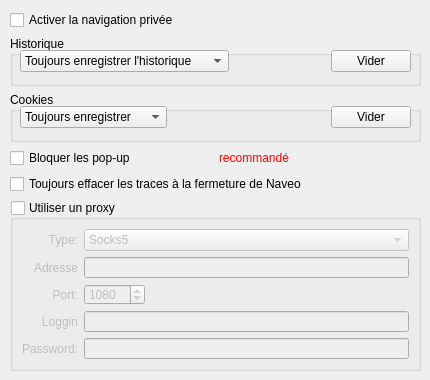
        <widget class="QWidget" name="page_2">
         <widget class="QWidget" name="verticalLayoutWidget_5">
          <property name="geometry">
           <rect>
            <x>10</x>
            <y>10</y>
            <width>411</width>
            <height>361</height>
           </rect>
          </property>
          <layout class="QVBoxLayout" name="verticalLayout_6">
           <item>
            <widget class="QCheckBox" name="checkBox_9">
             <property name="text">
              <string>Activer la navigation privée</string>
             </property>
            </widget>
           </item>
           <item>
            <widget class="QGroupBox" name="groupBox_6">
             <property name="minimumSize">
              <size>
               <width>0</width>
               <height>50</height>
              </size>
             </property>
             <property name="maximumSize">
              <size>
               <width>16777215</width>
               <height>100</height>
              </size>
             </property>
             <property name="title">
              <string>Historique</string>
             </property>
             <property name="flat">
              <bool>false</bool>
             </property>
             <widget class="QWidget" name="horizontalLayoutWidget_2">
              <property name="geometry">
               <rect>
                <x>10</x>
                <y>10</y>
                <width>391</width>
                <height>31</height>
               </rect>
              </property>
              <layout class="QHBoxLayout" name="horizontalLayout_3">
               <item>
                <widget class="QComboBox" name="comboBox_4">
                 <property name="minimumSize">
                  <size>
                   <width>0</width>
                   <height>0</height>
                  </size>
                 </property>
                 <item>
                  <property name="text">
                   <string>Toujours enregistrer l'historique</string>
                  </property>
                 </item>
                 <item>
                  <property name="text">
                   <string>Ne jamais enregistrer l'historique</string>
                  </property>
                 </item>
                </widget>
               </item>
               <item>
                <spacer name="horizontalSpacer_2">
                 <property name="orientation">
                  <enum>Qt::Horizontal</enum>
                 </property>
                 <property name="sizeHint" stdset="0">
                  <size>
                   <width>40</width>
                   <height>20</height>
                  </size>
                 </property>
                </spacer>
               </item>
               <item>
                <widget class="QPushButton" name="pushButton_4">
                 <property name="text">
                  <string>Vider</string>
                 </property>
                </widget>
               </item>
              </layout>
             </widget>
            </widget>
           </item>
           <item>
            <widget class="QGroupBox" name="groupBox_7">
             <property name="minimumSize">
              <size>
               <width>0</width>
               <height>50</height>
              </size>
             </property>
             <property name="title">
              <string>Cookies</string>
             </property>
             <widget class="QWidget" name="horizontalLayoutWidget_3">
              <property name="geometry">
               <rect>
                <x>10</x>
                <y>10</y>
                <width>391</width>
                <height>31</height>
               </rect>
              </property>
              <layout class="QHBoxLayout" name="horizontalLayout_5">
               <item>
                <widget class="QComboBox" name="comboBox_5">
                 <item>
                  <property name="text">
                   <string>Toujours enregistrer</string>
                  </property>
                 </item>
                 <item>
                  <property name="text">
                   <string>Ne jamais enregistrer</string>
                  </property>
                 </item>
                </widget>
               </item>
               <item>
                <spacer name="horizontalSpacer_7">
                 <property name="orientation">
                  <enum>Qt::Horizontal</enum>
                 </property>
                 <property name="sizeHint" stdset="0">
                  <size>
                   <width>40</width>
                   <height>20</height>
                  </size>
                 </property>
                </spacer>
               </item>
               <item>
                <widget class="QPushButton" name="pushButton_5">
                 <property name="text">
                  <string>Vider</string>
                 </property>
                </widget>
               </item>
              </layout>
             </widget>
            </widget>
           </item>
           <item>
            <layout class="QHBoxLayout" name="horizontalLayout_15">
             <item>
              <widget class="QCheckBox" name="checkBox_14">
               <property name="text">
                <string>Bloquer les pop-up </string>
               </property>
              </widget>
             </item>
             <item>
              <widget class="QLabel" name="label_14">
               <property name="palette">
                <palette>
                 <active>
                  <colorrole role="WindowText">
                   <brush brushstyle="SolidPattern">
                    <color alpha="255">
                     <red>255</red>
                     <green>0</green>
                     <blue>0</blue>
                    </color>
                   </brush>
                  </colorrole>
                 </active>
                 <inactive>
                  <colorrole role="WindowText">
                   <brush brushstyle="SolidPattern">
                    <color alpha="255">
                     <red>255</red>
                     <green>0</green>
                     <blue>0</blue>
                    </color>
                   </brush>
                  </colorrole>
                 </inactive>
                 <disabled>
                  <colorrole role="WindowText">
                   <brush brushstyle="SolidPattern">
                    <color alpha="255">
                     <red>120</red>
                     <green>120</green>
                     <blue>120</blue>
                    </color>
                   </brush>
                  </colorrole>
                 </disabled>
                </palette>
               </property>
               <property name="text">
                <string>recommandé</string>
               </property>
              </widget>
             </item>
            </layout>
           </item>
           <item>
            <widget class="QCheckBox" name="checkBox_8">
             <property name="text">
              <string>Toujours effacer les traces à la fermeture de Naveo</string>
             </property>
            </widget>
           </item>
           <item>
            <widget class="QGroupBox" name="proxySupport">
             <property name="title">
              <string>Utiliser un proxy</string>
             </property>
             <property name="checkable">
              <bool>true</bool>
             </property>
             <property name="checked">
              <bool>false</bool>
             </property>
             <layout class="QGridLayout" name="gridLayout_6">
              <item row="0" column="0">
               <widget class="QLabel" name="label_9">
                <property name="text">
                 <string>Type:</string>
                </property>
                <property name="alignment">
                 <set>Qt::AlignRight|Qt::AlignTrailing|Qt::AlignVCenter</set>
                </property>
               </widget>
              </item>
              <item row="0" column="1" colspan="2">
               <widget class="QComboBox" name="proxyType">
                <item>
                 <property name="text">
                  <string>Socks5</string>
                 </property>
                </item>
                <item>
                 <property name="text">
                  <string>Http</string>
                 </property>
                </item>
               </widget>
              </item>
              <item row="1" column="0">
               <widget class="QLabel" name="label_10">
                <property name="text">
                 <string>Adresse</string>
                </property>
                <property name="alignment">
                 <set>Qt::AlignRight|Qt::AlignTrailing|Qt::AlignVCenter</set>
                </property>
               </widget>
              </item>
              <item row="1" column="1" colspan="2">
               <widget class="QLineEdit" name="proxyHostName"/>
              </item>
              <item row="2" column="0">
               <widget class="QLabel" name="label_11">
                <property name="text">
                 <string>Port:</string>
                </property>
                <property name="alignment">
                 <set>Qt::AlignRight|Qt::AlignTrailing|Qt::AlignVCenter</set>
                </property>
               </widget>
              </item>
              <item row="2" column="1">
               <widget class="QSpinBox" name="proxyPort">
                <property name="maximum">
                 <number>10000</number>
                </property>
                <property name="value">
                 <number>1080</number>
                </property>
               </widget>
              </item>
              <item row="2" column="2">
               <spacer name="horizontalSpacer_8">
                <property name="orientation">
                 <enum>Qt::Horizontal</enum>
                </property>
                <property name="sizeHint" stdset="0">
                 <size>
                  <width>293</width>
                  <height>20</height>
                 </size>
                </property>
               </spacer>
              </item>
              <item row="3" column="0">
               <widget class="QLabel" name="label_12">
                <property name="text">
                 <string>Loggin</string>
                </property>
                <property name="alignment">
                 <set>Qt::AlignRight|Qt::AlignTrailing|Qt::AlignVCenter</set>
                </property>
               </widget>
              </item>
              <item row="3" column="1" colspan="2">
               <widget class="QLineEdit" name="proxyUserName"/>
              </item>
              <item row="4" column="0">
               <widget class="QLabel" name="label_13">
                <property name="text">
                 <string>Password:</string>
                </property>
                <property name="alignment">
                 <set>Qt::AlignRight|Qt::AlignTrailing|Qt::AlignVCenter</set>
                </property>
               </widget>
              </item>
              <item row="4" column="1" colspan="2">
               <widget class="QLineEdit" name="proxyPassword">
                <property name="echoMode">
                 <enum>QLineEdit::Password</enum>
                </property>
               </widget>
              </item>
              <item row="5" column="0">
               <spacer name="verticalSpacer_4">
                <property name="orientation">
                 <enum>Qt::Vertical</enum>
                </property>
                <property name="sizeHint" stdset="0">
                 <size>
                  <width>20</width>
                  <height>8</height>
                 </size>
                </property>
               </spacer>
              </item>
             </layout>
            </widget>
           </item>
           <item>
            <spacer name="verticalSpacer_3">
             <property name="orientation">
              <enum>Qt::Vertical</enum>
             </property>
             <property name="sizeHint" stdset="0">
              <size>
               <width>20</width>
               <height>40</height>
              </size>
             </property>
            </spacer>
           </item>
          </layout>
         </widget>
        </widget>
